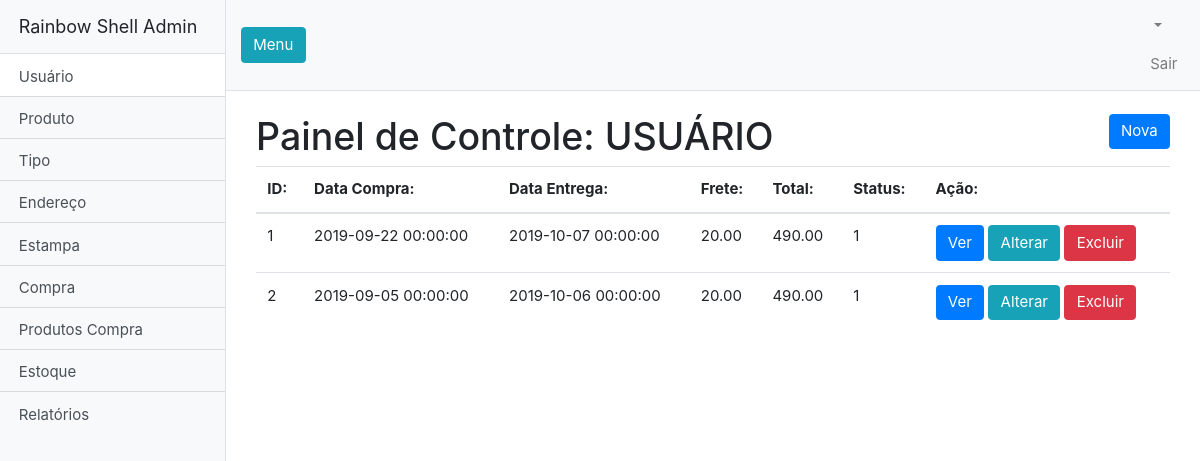
Screenshot of /admin/index.php?classe=Compra&acao=all with the database file from the repository.
### tables this page shows
CREATE TABLE `tbl_compra` (
  `id_compra` int(11) NOT NULL,
  `data_compra` datetime NOT NULL,
  `data_entrega` datetime NOT NULL,
  `frete` double(9,2) NOT NULL,
  `desconto` double(9,2) DEFAULT NULL,
  `valor_total` double(9,2) NOT NULL,
  `valor_prod_total` double(9,2) NOT NULL,
  `status` varchar(45) NOT NULL DEFAULT '0',
  `compra_id_usuario` int(11) NOT NULL,
  `compra_id_endereco` int(11) NOT NULL
);

### admin/controller/CompraController.php (called while the page is built, shortened)
<?php
require_once 'model/Compra.php';
class CompraController
{
    public function all(){
        $obj = new Compra();
        $compra = $obj->all();
        include "view/Compra_all.php";
    }
}

### admin/index.php (called while the page is built, shortened)
<?php
$acao = isset($_GET['acao']) ? $_GET['acao'] : 'all';
$app = new $controller();
$app->$acao();

### admin/model/Compra.php (called while the page is built, shortened)
<?php
Class Compra
{
    private $con;
    public function __construct($id_compra=NULL, $data_compra=NULL, $data_entrega=NULL, $frete=NULL,  $desconto=NULL ,  $valor_total=NULL ,  $status=NULL ,  $compra_id_usuario=NULL ,  $compra_id_endereco=NULL)
    {
        $this->con = new PDO(SERVIDOR, USUARIO, SENHA);
    }
    public function all(){
        $sql= $this->con->prepare("SELECT * FROM tbl_compra ORDER BY id_compra");
        $sql->execute();
        return $sql->fetchAll(PDO::FETCH_CLASS);
    }
    }

### admin/view/Compra_all.php (the view, shortened to what this page needs)
<?php include("inc/header.php")?>
      <div class="container-fluid">
      <div class="container">
    <a class="btn btn-primary" href="?classe=Compra&acao=create" style="float: right">Nova</a>
		<h1 class="mt-4">Painel de Controle: USUÁRIO</h1>
  <table class="table">
    <thead>
    <tr>
        <th>ID: </th>
        <th>Data Compra:</th>
        <th>Data Entrega:</th>
        <th>Frete:</th>
        <th>Total:</th>
        <th>Status:</th>
        <th>Ação: </th>
    </tr>
    </thead>
    <tbody>
    <?php foreach ($compra as $compra){ ?>
        <tr title="<?=$compra->id_compra?>">
            <td><?=$compra->id_compra?></td>
            <td><?=$compra->data_compra?></td>
            <td><?=$compra->data_entrega?></td>
            <td><?=$compra->frete?></td>
            <td><?=$compra->valor_total?></td>
            <td><?=$compra->status?></td>
            <td>
            <a class="btn btn-primary" href="?classe=Compra&acao=read&id_compra=<?=$compra->id_compra?>">Ver</a>
            <a class="btn btn-info" href="?classe=Compra&acao=update&id_compra=<?=$compra->id_compra?>">Alterar</a>
            <a class="btn btn-danger" href="?classe=Compra&acao=delete&id_compra=<?=$compra->id_compra?>">Excluir</a>
</td>
</tr>
<?php } ?>
</tbody>
</table>
</body>
</html>

### admin/scripts/css/ui.css (style rules this page uses)
html { font-size: 15px; }

### admin/css/simple-sidebar.css (style rules this page uses)
body { overflow-x: hidden; }

### rows the page displays
tbl_compra: id_compra "1", data_compra "2019-09-22 00:00:00", data_entrega "2019-10-07 00:00:00", frete "20.00", valor_total "490.00", status "1"
tbl_compra: id_compra "2", data_compra "2019-09-05 00:00:00", data_entrega "2019-10-06 00:00:00", frete "20.00", valor_total "490.00", status "1"
